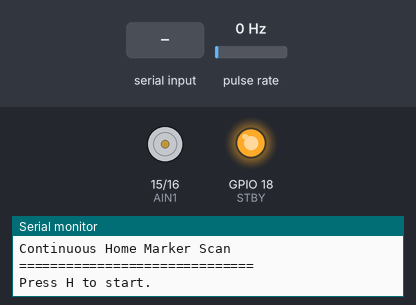
Bench run of a sketch on a simulated ESP32. On the bench: motor-driver pin pairs drawn as motors (green arrow = first pin HIGH = forward, orange = second pin HIGH = backward, longer = more drive, scaled by the enable pin, stopped while the standby pin is LOW), output pins drawn as LEDs (lit = HIGH), the last lines printed to the serial monitor. Wiring (inferred from the names in the program): pulse sensor: data GPIO 4. The test bench sets the inputs (shaded band); at power-on: pulse rate 0 Hz.

Above: at 2.2 s.
2.3 s: "H" received over Serial
At 2.7 s:
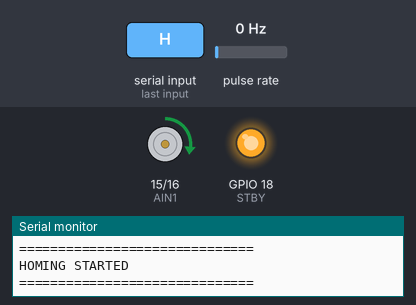
3.8 s: pulse rate (sensor on GPIO 4) set to 2 Hz
At 5.2 s:
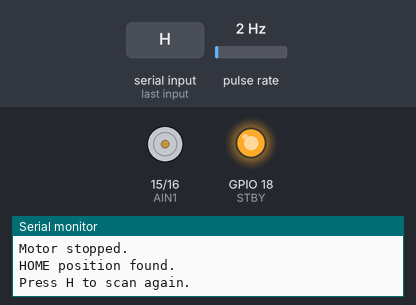
Timing chart, 0 to 6.8 s (numbered marks = the images above; inputs shaded):
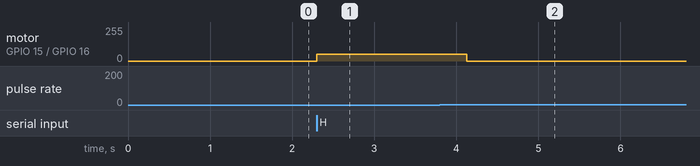

The sketch:

Home_Final.ino
```cpp
const int ENCODER_PIN = 4;

const int AIN1 = 15;
const int AIN2 = 16;
const int PWMA = 17;
const int STBY = 18;

const int HOME_PWM = 49.5;

// Measured at PWM = 60
// Normal slot  ≈ 13-16 ms
// Home marker  ≈ 46 ms
const unsigned long HOME_THRESHOLD = 30000;

volatile long encoderCount = 0;

void IRAM_ATTR encoderPulse()
{
    encoderCount++;
}

void setMotor(int direction, int pwm)
{
    if (direction > 0)
    {
        digitalWrite(AIN1, HIGH);
        digitalWrite(AIN2, LOW);
    }
    else
    {
        digitalWrite(AIN1, LOW);
        digitalWrite(AIN2, HIGH);
    }

    analogWrite(PWMA, pwm);
}

void brakeMotor()
{
    digitalWrite(AIN1, HIGH);
    digitalWrite(AIN2, HIGH);

    analogWrite(PWMA, 255);

    delay(100);

    analogWrite(PWMA, 0);

    digitalWrite(AIN1, LOW);
    digitalWrite(AIN2, LOW);
}

void setup()
{
    Serial.begin(115200);
    delay(1000);

    pinMode(ENCODER_PIN, INPUT_PULLUP);

    attachInterrupt(
        digitalPinToInterrupt(ENCODER_PIN),
        encoderPulse,
        RISING
    );

    pinMode(AIN1, OUTPUT);
    pinMode(AIN2, OUTPUT);
    pinMode(PWMA, OUTPUT);
    pinMode(STBY, OUTPUT);

    digitalWrite(STBY, HIGH);

    analogWrite(PWMA, 0);

    Serial.println("==============================");
    Serial.println("OPQC - Homing Test 9");
    Serial.println("Continuous Home Marker Scan");
    Serial.println("==============================");

    Serial.println();
    Serial.println("Press H to start.");
}

void loop()
{
    if (Serial.available())
    {
        char command = Serial.read();

        if (command == 'H' || command == 'h')
        {
            home();
        }
    }
}

void home()
{
    Serial.println();
    Serial.println("==============================");
    Serial.println("HOMING STARTED");
    Serial.println("==============================");

    encoderCount = 0;

    // Start continuous scan
    setMotor(1, HOME_PWM);

    int previousState = digitalRead(ENCODER_PIN);

    bool blocked = false;

    unsigned long blockStartTime = 0;

    while (true)
    {
        int currentState = digitalRead(ENCODER_PIN);

        // --------------------------------------------
        // Start of black region
        // --------------------------------------------

        if (!blocked &&
            currentState == HIGH &&
            previousState == LOW)
        {
            blocked = true;

            blockStartTime = micros();
        }

        // --------------------------------------------
        // Black region is currently active
        // --------------------------------------------

        if (blocked)
        {
            unsigned long duration =
                micros() - blockStartTime;

            // Home marker detected
            if (duration >= HOME_THRESHOLD)
            {
                brakeMotor();

                Serial.println();
                Serial.println("==============================");
                Serial.println("HOME MARKER DETECTED");
                Serial.println("==============================");

                Serial.print("Detection time = ");
                Serial.print(duration);
                Serial.println(" us");

                Serial.print("Encoder Count = ");
                Serial.println(encoderCount);

                Serial.println();
                Serial.println("Motor stopped.");
                Serial.println("HOME position found.");

                Serial.println();
                Serial.println("Press H to scan again.");

                break;
            }
        }

        // --------------------------------------------
        // End of black region
        // --------------------------------------------

        if (blocked &&
            currentState == LOW &&
            previousState == HIGH)
        {
            unsigned long duration =
                micros() - blockStartTime;

            Serial.print("Black = ");
            Serial.print(duration);
            Serial.println(" us");

            blocked = false;
        }

        previousState = currentState;
    }
}
```

Measured:
- the behaviour switches between 0 and 1 Hz on pulse rate (sensor on GPIO 4) (found by bisection; images 1 and 2)
- after the input at 2.3 s, motor on GPIO 15 (AIN1) / GPIO 16 (AIN2): stopped → forward 49/255 at once
- after the input at 3.8 s, motor on GPIO 15 (AIN1) / GPIO 16 (AIN2): forward 49/255 → stopped after 0.33 s
